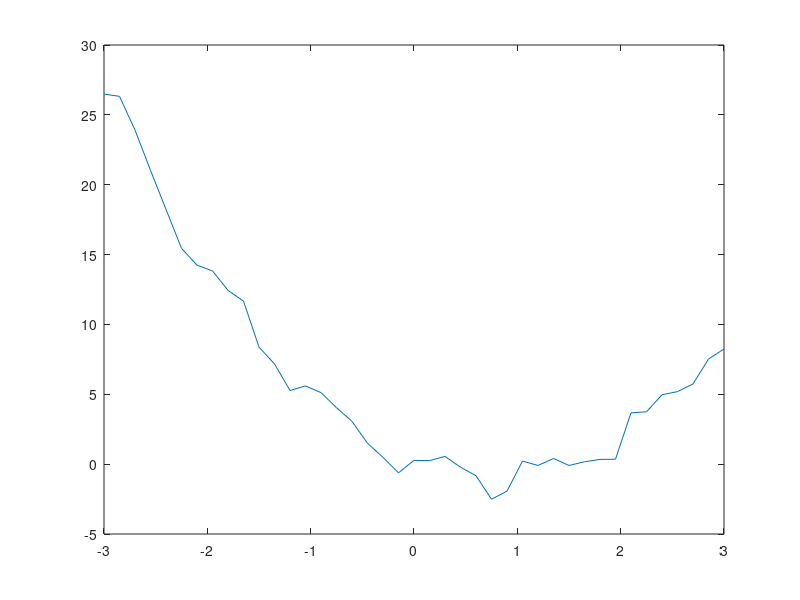
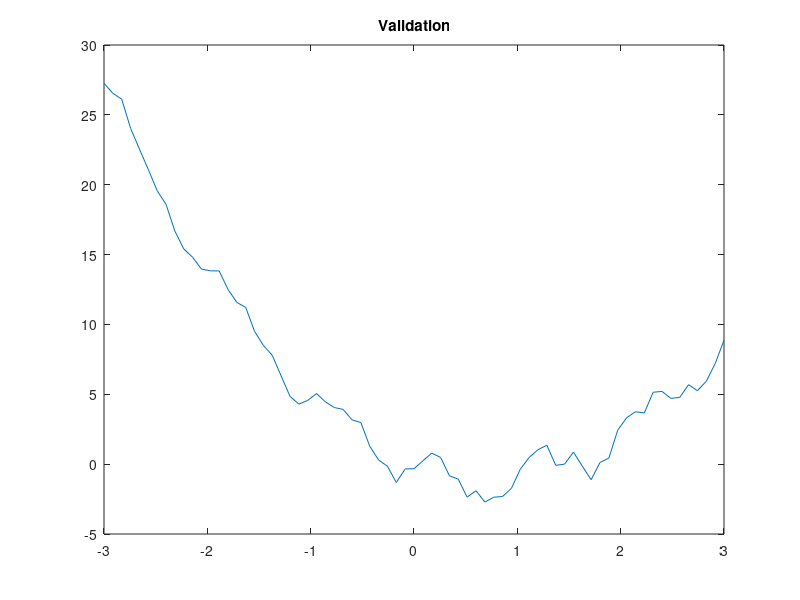

MATLAB code for these plots, in order: (Note: this script raises an error after producing the figures.)
%% Linear regression
index = 5;
load('lab4_05.mat');
% identification data
x_id = id.X; % data for input
y_id = id.Y; % data for output
plot(x_id,y_id)

N= length(x_id)

% validation data
x_val = val.X; % data for input
y_val = val.Y; % data for output
figure, plot(x_val,y_val), title('Validation');

N_val = length(x_val)


figure, plot(x_id , yhat', x_id, y_id);
legend('Approximation', 'Real Output');
title(['Identification MSE= ',num2str(mse)] );


for n = 2:20
    
for k = 1:N
    for i = 1:n
        PHI(k,i) = x_id(k)^(i-1);
    end
end

% generate theta
theta = PHI \ iy';

% generate yy
yy = phi * theta;


% calculate Mean Square Error
mse(n) = sum((iy-yy').^2)/N

% validation data
for k = 1:Nval
    for i = 1:n
        phival(k,i) = vx(k)^(i-1);
    end
end

% generate yyval
yhatval = phival * theta;


% calculate Mean Square Error
mseval(n) = sum((vy-yyval').^2)/Nval

%pause(1);
end



